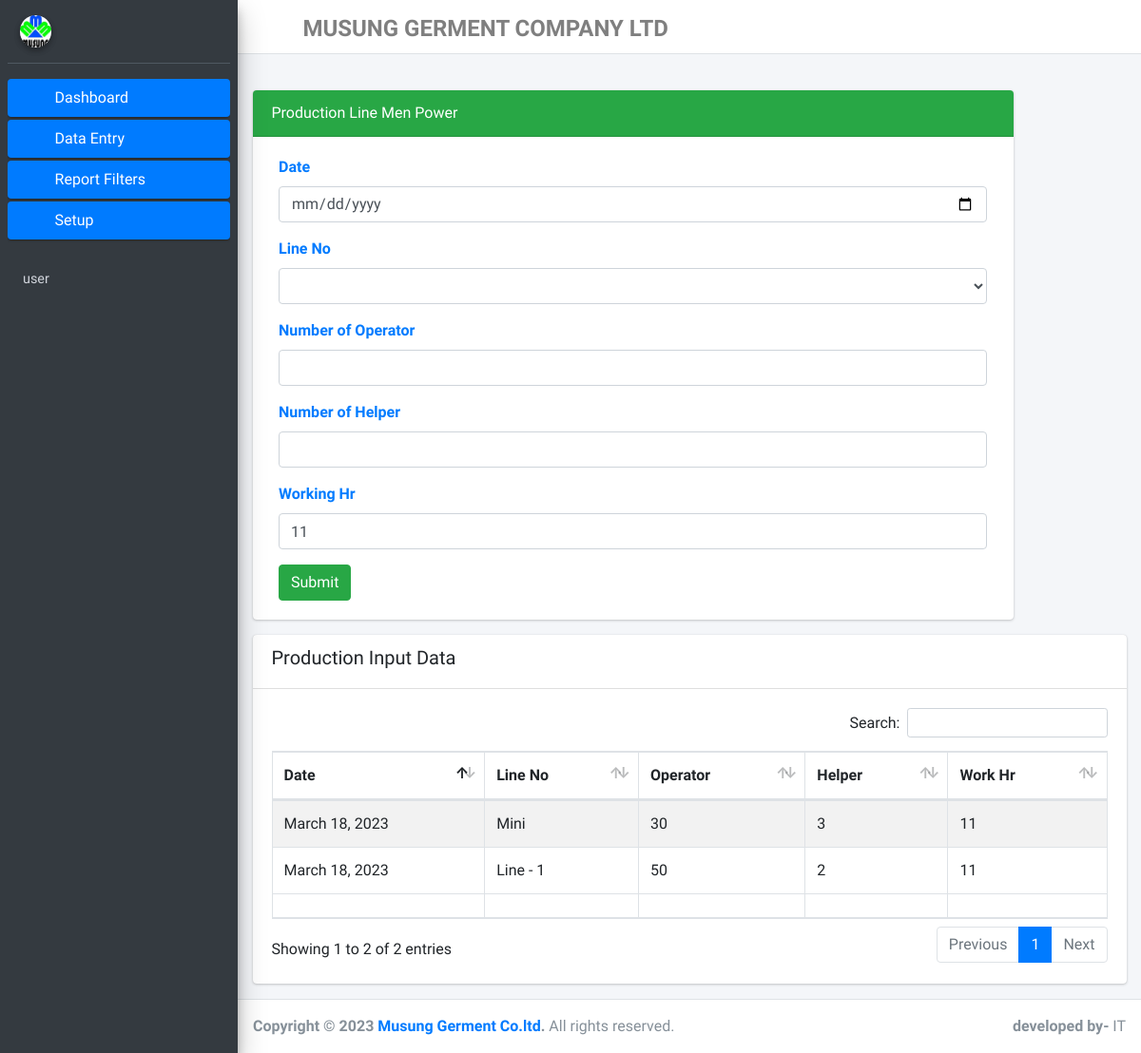
The page /MenPower on the database as committed earlier.
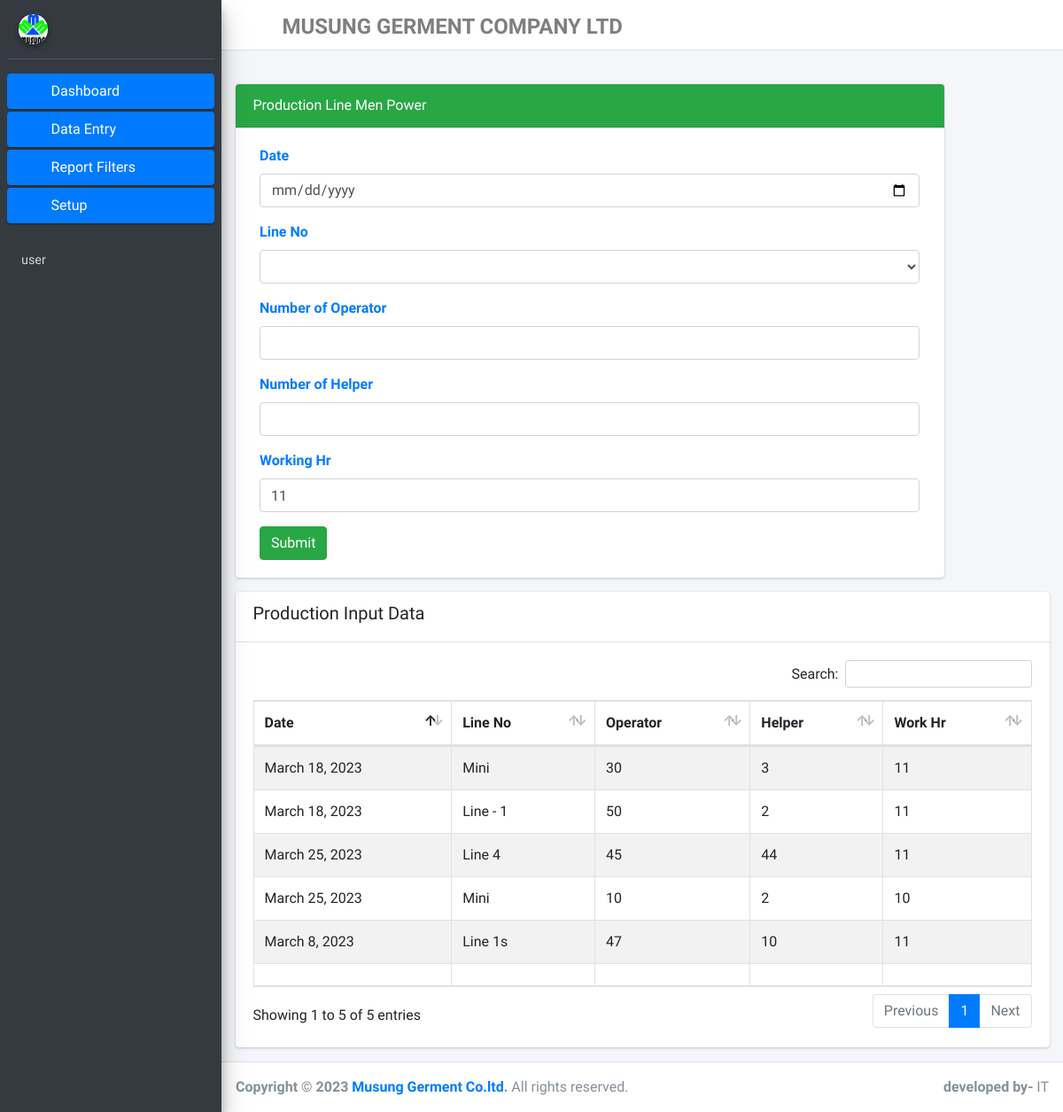
The same page on the database as committed later.
### myapp/models.py (models this page shows, shortened)
class DailyMenPower(models.Model):
    Date = models.DateField()
    Line = models.CharField(max_length=225)
    Operator = models.PositiveIntegerField(default=0)
    Helper = models.PositiveIntegerField(default=0)
    WorkingHr = models.PositiveIntegerField(default=0)
    created_at = models.DateTimeField(auto_now_add=True)
    class Meta:
        db_table = 'DailyMenPower'

### myapp/views.py (the view, shortened to what this page needs)
# urls.py: path('MenPower', MenPower.as_view(), name='MenPower'),
class MenPower(View):
    def get(self,request):
        today_menpower = DailyMenPower.objects.all()
        line = Line.objects.all()
        return render(request, 'MenPower.html', {'today_menpower':today_menpower, 'line':line})

### templates/MenPower.html (shortened to what this page needs)
{% extends 'base.html' %}
{% load static %}
{% block content %}
<div class="card border-success mb-3" style="max-width: 50rem;">
  <div class="card-header bg-success">Production Line Men Power</div>
  <div class="card-body text-primary">
<form method="POST">{% csrf_token %}
    <div class="col-md-12">
                <div class="form-group">
                  <label>Date</label>
                  <input type="date" class="form-control" name="date">
                </div>
              </div>
              <div class="col-md-12">
                <div class="form-group">
                  <label>Line No</label>
                  <select class="form-control select2bs4" style="width: 100%;" name="line">
                    <option selected="selected"></option>
                    {% for b in line %}
                    <option>{{b.Name}}</option>
                    {% endfor %}
                  </select>
                </div>
              </div>
    <div class="col-md-12">
                <div class="form-group">
                  <label>Number of Operator</label>
                  <input type="number" class="form-control" name="operator" required>
                </div>
              </div>
        <div class="col-md-12">
                <div class="form-group">
                  <label>Number of Helper</label>
                  <input type="number" class="form-control" name="helper">
                </div>
              </div>
    <div class="col-md-12">
                <div class="form-group">
                  <label>Working Hr</label>
                  <input type="number" class="form-control" name="workhr" value="11">
                </div>
              </div>
     <div class="col-md-12">
                  <input type="submit" name="Input Data" class="btn btn-success">
              </div>
</form>
  </div>
</div>
 <div class="card">
              <div class="card-header">
<h5>Production Input Data</h5>
              </div>
              <div class="card-body">
                <table id="example1" class="table table-bordered table-striped">
                  <thead>
                    <th>Date</th>
                  <th>Line No</th>
                  <th>Operator</th>
                  <th>Helper</th>
                    <th>Work Hr</th>
                  </thead>
                  <tbody>
                  {% for d in today_menpower %}
                <tr>
                  <td>{{d.Date}}</td>
                  <td>{{d.Line}}</td>
                  <td> {{d.Operator}}</td>
                  <td>{{d.Helper}}</td>
                    <td>{{d.WorkingHr}}</td>
                </tr>
                {% endfor %}
                  </tbody>
                  <tfoot>
                  <tr>
                  <th></th>
                  <th></th>
                  <th></th>
                  <th></th>
                  <th></th>
                  </tr>
                  </tfoot>
                </table>
              </div>
            </div>
{% endblock content %}

### templates/base.html (shortened to what this page needs)
{% load static %}
<!DOCTYPE html>
<html lang="en">
<head>
  <link rel="stylesheet" href="{% static 'admin-lte/plugins/fontawesome-free/css/all.min.css' %}">
  <link rel="stylesheet" href="{% static 'admin-lte/plugins/datatables-bs4/css/dataTables.bootstrap4.min.css' %}">
  <link rel="stylesheet" href="{% static 'admin-lte/plugins/datatables-responsive/css/responsive.bootstrap4.min.css' %}">
  <link rel="stylesheet" href="{% static 'admin-lte/plugins/datatables-buttons/css/buttons.bootstrap4.min.css' %}">
  <link rel="stylesheet" href="{% static 'admin-lte/dist/css/adminlte.min.css' %}">
</head>
<body class="hold-transition sidebar-mini">
<div class="wrapper">
  <nav class="main-header navbar navbar-expand navbar-white navbar-light">
    <ul class="navbar-nav">
      <li class="nav-item">
        <a class="nav-link" data-widget="pushmenu" href="#" role="button"><i class="fas fa-bars"></i></a>
      </li>
      <li class="nav-item d-none d-sm-inline-block">
        <a href="#" class="nav-link"><h4><b>MUSUNG GERMENT COMPANY LTD</b></h4></a>
      </li>
    </ul>
    <ul class="navbar-nav ml-auto">
      <li class="nav-item">
        <a class="nav-link" data-widget="control-sidebar" data-slide="true" href="#" role="button">
          <i class="fas fa-th-large"></i>
        </a>
      </li>
    </ul>
  </nav>
  <aside class="main-sidebar sidebar-dark-primary elevation-4">
    <div class="sidebar">
      <div class="user-panel mt-3 pb-3 mb-3 d-flex">
        <div class="image">
          <img src="{% static 'admin-lte/dist/img/user2-160x160.jpg' %}" class="img-circle elevation-2" alt="">
        </div>
        <div class="info">
        </div>
      </div>
      <nav class="mt-2">
        <ul class="nav nav-pills nav-sidebar flex-column" data-widget="treeview" role="menu" data-accordion="false">
          <li class="nav-item">
            <a href="{% url 'myapp:Deshboard' %}" class="nav-link active">
              <i class="nav-icon fas fa-user"></i>
              <p>
                Dashboard
              </p>
            </a>
          </li>
          <li class="nav-item">
            <a href="#" class="nav-link active">
              <i class="nav-icon fas fa-tree"></i>
              <p>
                Data Entry
                <i class="fas fa-angle-left right"></i>
              </p>
            </a>
          </li>
          <li class="nav-item">
            <a href="#" class="nav-link active">
              <i class="nav-icon fas fa-chart-pie"></i>
              <p>
                Report Filters
                <i class="fas fa-angle-left right"></i>
              </p>
            </a>
          </li>
          <li class="nav-item">
            <a href="#" class="nav-link active">
              <i class="nav-icon fas fa-tools"></i>
              <p>
                Setup
                <i class="fas fa-angle-left right"></i>
              </p>
            </a>
          </li>
          <li class="nav-header">user</li>
        </ul>
      </nav>
    </div>
  </aside>
  <div class="content-wrapper">
    <section class="content-header">
    </section>
    <section class="content">
      <div class="container-fluid">
        <div class="row">
          <div class="col-12">
 {% block content %}{% endblock content %}
          </div>
        </div>
      </div>
    </section>
  </div>
  <footer class="main-footer">
    <div class="float-right d-none d-sm-block">
      <b>developed by- </b>IT
    </div>
    <strong>Copyright &copy; 2023 <a href="#">Musung Germent Co.ltd</a>.</strong> All rights reserved.
  </footer>
</div>
</body>
</html>

Rows that differ between the two databases and show on the page:
added DailyMenPower: Date "March 8, 2023", Line "Line 1s", Operator "47", Helper "10", WorkingHr "11"
added DailyMenPower: Date "March 25, 2023", Line "Line 4", Operator "45", Helper "44", WorkingHr "11"
added DailyMenPower: Date "March 25, 2023", Line "Mini", Operator "10", Helper "2", WorkingHr "10"
Other text that changed with them:
text written by a page script: "Search: Showing 1 to 2 of 2 entries Previous 1 Next" → "Search: Showing 1 to 5 of 5 entries Previous 1 Next"
